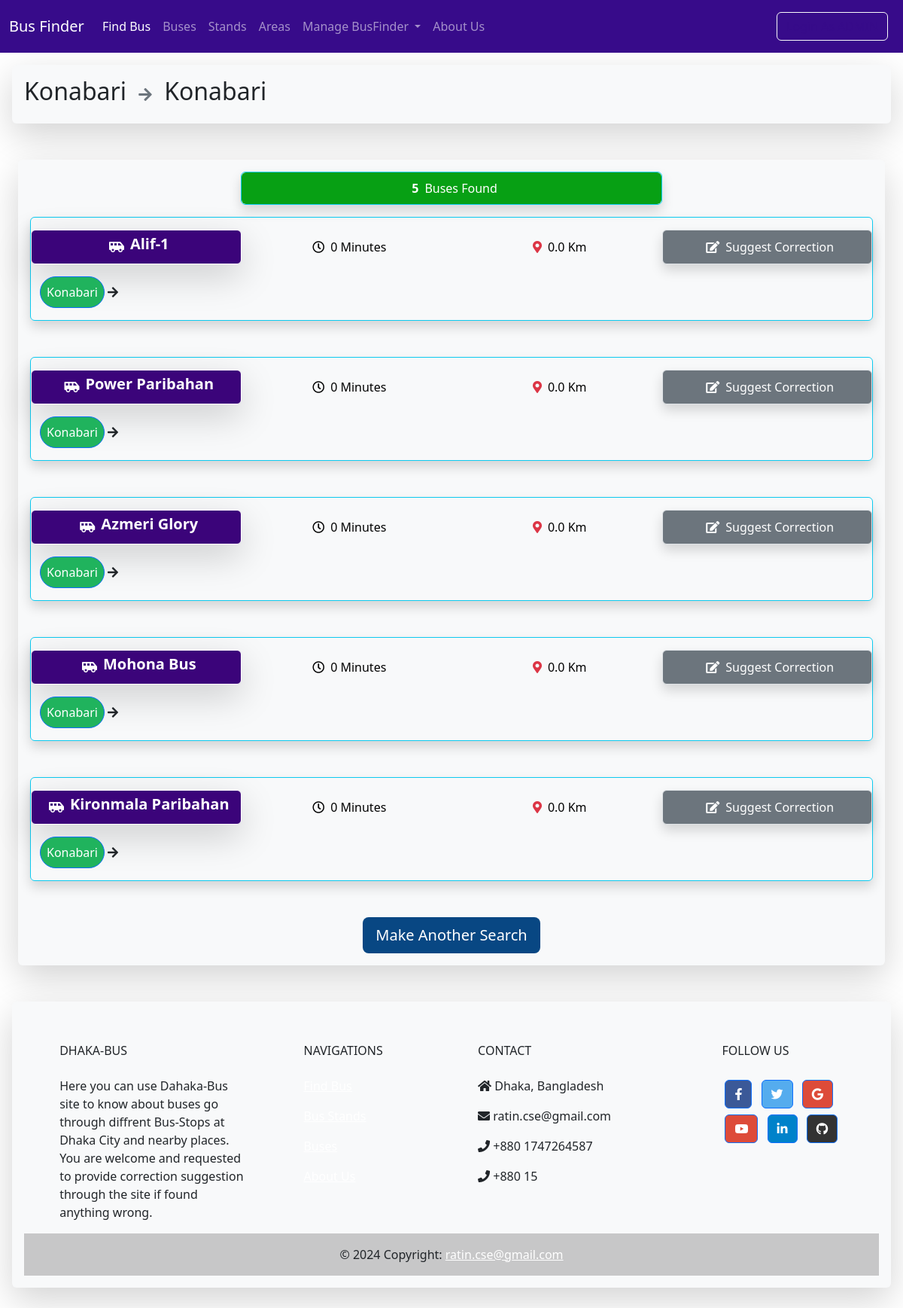
The page /search/result/131/131/ on the database as committed earlier.
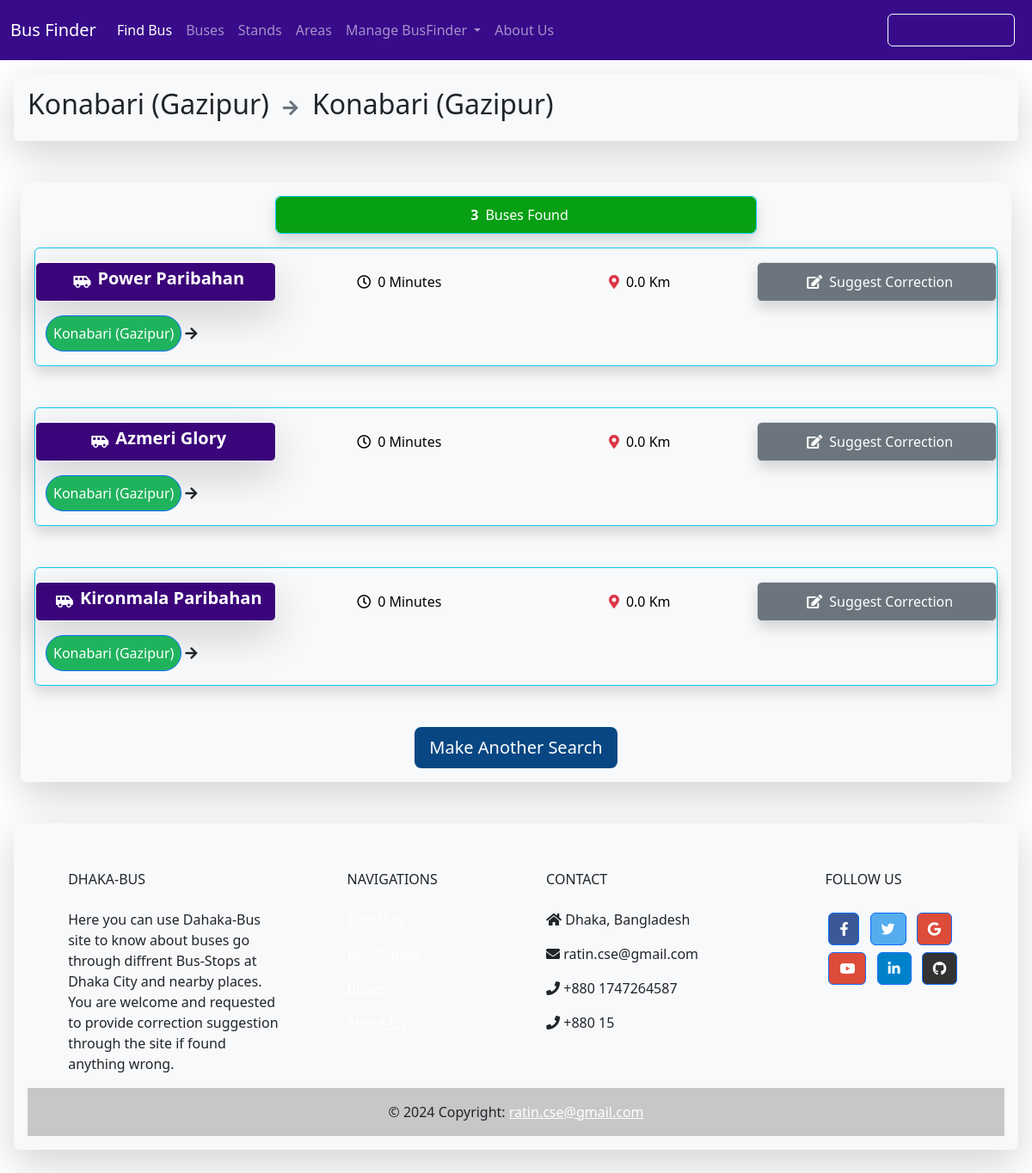
The same page on the database as committed later.
### Stands/models.py (models this page shows, shortened)
class Stand(models.Model):
    s_no=models.PositiveIntegerField(unique=True)
    s_name=models.CharField(max_length=100)
    lati = models.FloatField(blank=True,null=True)
    longi = models.FloatField(blank=True,null=True)
    area=models.ManyToManyField(Area)
    class Meta:
        ordering=['s_name']

### Buses/models.py (models this page shows, shortened)
class Bus(models.Model):
    b_no=models.PositiveIntegerField(unique=True)
    b_name=models.CharField(max_length=100)
    stands=models.ManyToManyField(Stand,through="OrderingModel")
    rating=models.PositiveIntegerField(default=50)
    isActive=models.BooleanField(default=True)
    service=models.CharField(max_length=100,default="Semi-Sitting")
    class Meta:
        ordering=['-rating']

### FindBus/views.py (the view, shortened to what this page needs)
# urls.py: path('search/result/<int:id1>/<int:id2>/', views.result, name='result'),
def result(request,id1,id2):
    dept=get_object_or_404(Stand,id=id1)
    dest=get_object_or_404(Stand,id=id2)
    context={}
    resBuses=[]
    deptBuses=[]
    destBuses=[]
    buses=Bus.objects.all()
    for bus in buses:
        bus_ordering=bus.orderingmodel_set.order_by('order')
        stands=[]
        for b in bus_ordering:
            stands.append(b.stand)
        if (dept in stands):
            f={}
            f['bus']=bus
            f['stands']=stands
            deptBuses.append(f)
            if (dest in stands):
                d={}
                d['obj']=bus
                d['route']=getEssence(stands,dept,dest)
                d['dist']=distCalculator(d['route'])
                d['busMinute']=getBusMinute(bus.rating,d['dist'])
                d['busTime']=MinuteToTime(d['busMinute'])
                resBuses.append(d)
        if dest in stands:
            g={}
            g['bus']=bus
            g['stands']=stands
            destBuses.append(g)
    sortedResBuses=sorted(resBuses, key=lambda x: x['busMinute'])
    context['buses']=sortedResBuses
    context['dept']=dept
    context['dest']=dest
    if len(resBuses)>0:
        return render(request,'result.html',context)

### FindBus/views.py (called while the page is built)
def distCalculator(route):
    count=0.0
    for i in range(1,len(route)):
        if route[i-1].lati and route[i-1].longi and route[i].lati and route[i].longi:
            count+=haversine(route[i-1].lati,route[i-1].longi,route[i].lati,route[i].longi)
    count=count/1000
    count=round(count,2)
    return count

def getTimeCo():
    UtcTime = timezone.now()
    currentTime = UtcTime.astimezone(timezone.get_current_timezone())
    day=currentTime.weekday()
    date=currentTime.now().date().day
    month=currentTime.now().date().month
    if date in Holiday[month]:
        day=7
    hour=currentTime.hour
    timeCof=timeMap[day][str(hour)]
    return timeCof

def getEssence(packet,start,end):
    start_index=packet.index(start)
    end_index=packet.index(end)
    essence=[]
    if start_index<end_index:
        essence=packet[start_index:end_index+1]
    elif end_index==0:
        essence=packet[start_index::-1]
    else:
        essence=packet[start_index:end_index-1:-1]
    return essence

def getBusMinute(busRating,distance):
    timeCof=getTimeCo()
    revRat=100-busRating
    busMpk=MPK+((revRat/100)*BRC)
    busMinute=math.ceil(busMpk*distance*timeCof)
    return busMinute

### FindBus/templates/result.html (shortened to what this page needs)
{% extends "base.html" %}
{% block page_header %}
<h2>{{ dept.s_name }} <small class="mx-2 text-secondary fs-5"><i class="fas fa-arrow-right"></i></small> {{ dest.s_name}}</h2>
{% endblock page_header %}
{% block content %}
  <div class="container mb-3 col-6 shadow rounded border border-info">
    <div class="row justify-content-center">
      {% if buses|length > 1 %}
        <a style="background-color:rgb(7, 160, 20)" href="#res" class="col col-12 py-2 btn text-white d-flex justify-content-center align-items-center"><b class="mx-2">{{ buses|length }} </b>Buses Found</a>
      {% elif buses|length == 1 %}
      <a style="background-color:rgb(4, 107, 133)" href="#res" class="col col-12 py-2 btn text-white d-flex justify-content-center align-items-center"><b class="mx-2">{{ buses|length }} </b>Bus Found</a>
      {% else %}
      <a style="background-color:rgb(238, 187, 20)" class="col col-12 py-2 btn text-white d-flex justify-content-center align-items-center">No Bus goes to {{dest.s_name}} from {{dept.s_name}} !</a>
      {% endif %}
    </div>
  </div>
  {% for bus in buses %}
    <div id="res" class="container mb-5 col-12 shadow rounded border border-info text-center">
      <div class="row justify-content-center mb-3">
        <a style="background-color:rgb(59, 4, 122)" href="{% url 'bus' bus.obj.id %}" class="col gy-3 col-12 col-sm-12 col-md-3 col-lg-3 btn shadow shadow-lg border border-white text-white d-flex justify-content-center align-items-center"><i class="fas fa-shuttle-van px-2"></i><h5><b>{{ bus.obj.b_name }}</b></h5></a>
        <a class="col gy-3 col-6 col-sm-6 col-md-3 col-lg-3 btn text-black d-flex justify-content-center align-items-center"><i class="far fa-clock px-2"></i>{{ bus.busTime }}</a>
        <a class="col gy-3 col-6 col-sm-6 col-md-3 col-lg-3 btn text-black d-flex justify-content-center align-items-center"><i class="fas fa-map-marker-alt px-2 text-danger"></i>{{ bus.dist }} Km </a>
        <a href="{% url 'suggest_result' dept.id dest.id bus.obj.id bus.dist|stringformat:"0.2f" bus.busTime %}" class="col gy-3 col-12 col-sm-12 col-md-3 col-lg-3 btn btn-secondary shadow border text-white d-flex justify-content-center align-items-center"><i class="fas fa-edit px-2"></i> Suggest Correction</a>
      </div>
      <div class="row">
        <div class="col col-12 d-flex align-items-center flex-wrap">
          {% for stand in bus.route %}
            {% if forloop.first %}
              <p class="border border-primary rounded-pill p-2 text-nowrap text-white" style="background-color: #20b35d">{{ stand.s_name }}</p>
              <p class="mx-1"><i class="fas fa-arrow-right"></i></p>
            {% elif forloop.last %}
              <p class="border border-primary rounded-pill p-2 text-nowrap text-white" style="background-color: #20b35d">{{ stand.s_name }}</p>
            {% else %}
              <p class="border border-primary rounded-pill p-2 text-nowrap">{{ stand.s_name }}</p>
              <p class="mx-1"><i class="fas fa-arrow-right"></i></p>
            {% endif %}
          {% endfor %}
        </div>
      </div>
    </div>
  {% endfor %}
<div class="container mt-5 d-flex justify-content-center">
    <a href="{% url 'findBus' %}">
      <button style="background-color: rgb(8, 71, 131);" class="btn btn-lg text-white text-lg">Make Another Search</button>
    </a>
</div>
{% endblock content %}

Rows that differ between the two databases and show on the page:
no longer on this page (row unchanged): Bus: obj.b_name "Alif-1", busTime "0 Minutes", dist "0.0", Stand (s_name "Konabari")
no longer on this page (row unchanged): Bus: obj.b_name "Mohona Bus", busTime "0 Minutes", dist "0.0", Stand (s_name "Konabari")
changed Stand: s_name "Konabari" → "Konabari (Gazipur)"
Other text that changed with them:
{{ buses|length }}: "5" → "3"
